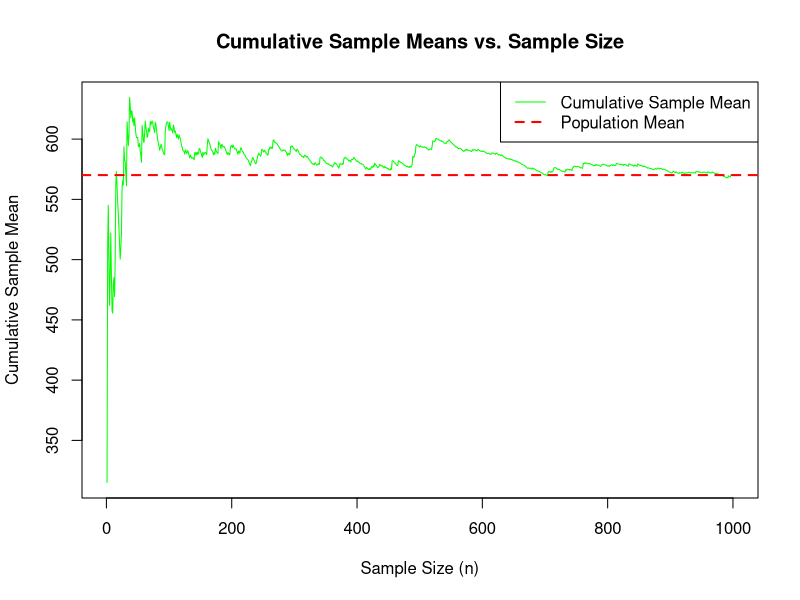
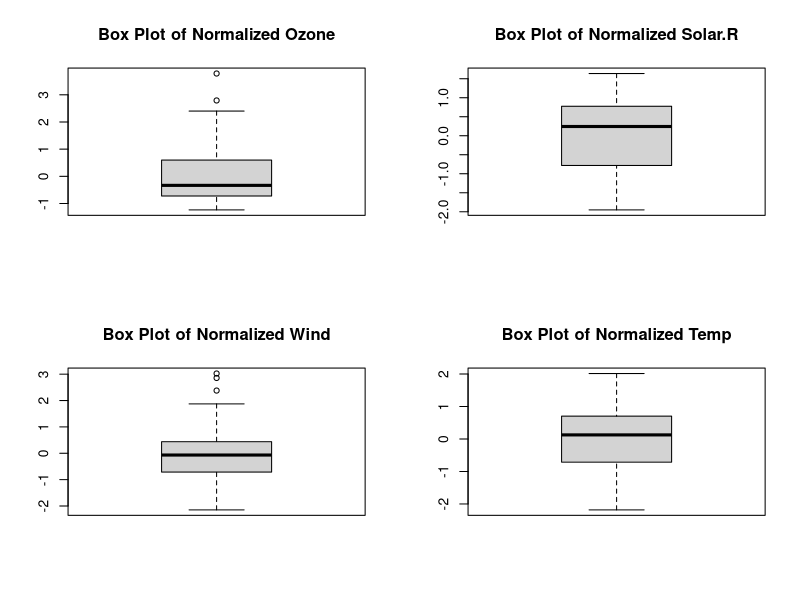

Reproduce these figures in R, in order.
## ---- chunk 1
knitr::opts_chunk$set(echo = TRUE)
## ---- chunk 2

# Q1

library(datasets)



cumulative_sample_means_plot <- function(x) {
  n <- length(x)
  cumulative_means <- cumsum(x) / (1:n)
  population_mean <- mean(x)
  
  plot(1:n, cumulative_means, type = 'l', col = 'green', xlab = 'Sample Size (n)', ylab = 'Cumulative Sample Mean',
       main = 'Cumulative Sample Means vs. Sample Size')
  
  abline(h = population_mean, col = 'red', lty = 2, lwd = 2)
  legend('topright', legend = c('Cumulative Sample Mean', 'Population Mean'),
         col = c('green', 'red'), lty = c(1, 2), lwd = c(1, 2))
}


set.seed(123)  
n <- 1000
sample_data <- sample(rivers, size = n, replace = TRUE)
cumulative_sample_means_plot(sample_data)



## ---- chunk 3
#Q2


library(datasets)
data(airquality)
head(airquality)


response_variable <- airquality$Ozone
explanatory_variables <- airquality[, c("Solar.R", "Wind", "Temp")]
complete_cases <- complete.cases(response_variable, explanatory_variables)
response_variable <- response_variable[complete_cases]
explanatory_variables <- explanatory_variables[complete_cases, ]
mean_response <- mean(response_variable)
sd_response <- sd(response_variable)
mean_explanatory <- colMeans(explanatory_variables)
sd_explanatory <- apply(explanatory_variables, 2, sd)
normalized_response <- (response_variable - mean_response) / sd_response
normalized_explanatory <- scale(explanatory_variables)


n <- nrow(normalized_explanatory)  
p <- ncol(normalized_explanatory)  
X <- cbind(1, normalized_explanatory)

beta_hat <- solve(t(X) %*% X) %*% t(X) %*% normalized_response
par(mfrow = c(2, 2))  

# Response variable
boxplot(normalized_response, main = "Box Plot of Normalized Ozone")

# Explanatory variables
for (i in 1:p) {
  boxplot(normalized_explanatory[, i], main = paste("Box Plot of Normalized", colnames(normalized_explanatory)[i]))
}

par(mfrow = c(1, 1))

## ---- chunk 4
# Q3



majors <- c("Mathematics", "Statistics", "Computer Science", "Management", "Physics", "Engineering")


student.list <- data.frame(
  major = sample(majors, 18, replace = TRUE),
  midterm = sample(0:20, 18, replace = TRUE),
  final = sample(0:50, 18, replace = TRUE)
)

print(student.list)

max_midterm_grade <- max(student.list$midterm)
max_final_grade <- max(student.list$final)
students_highest_midterm <- student.list[student.list$midterm == max_midterm_grade, ]
students_highest_final <- student.list[student.list$final == max_final_grade, ]
students_highest_grades <- rbind(students_highest_midterm, students_highest_final)


cat("Students with the highest midterm or final grade:\n")
print(students_highest_grades)


midterm_mean_high_final <- mean(student.list$midterm[student.list$final >= 30])
cat("Midterm grade mean for students with a final grade >= 30:", midterm_mean_high_final, "\n")




## ---- chunk 5
# Q4


rearrange_data <- function(data, x) {
  if (!x %in% colnames(data)) {
    stop("Does not exist.")
  }
  
  data <- data[order(-data[[x]]), ]
  return(data)
}

rearranged_student_list <- rearrange_data(student.list, 'final')
print(rearranged_student_list)

## ---- chunk 6
# Q5


library(datasets)
calculate_data_features <- function(data) {
  column_names <- colnames(data)
  means_and_sds <- rbind(apply(data, 2, mean), apply(data, 2, sd))
  
 
  n <- nrow(data)
  p <- ncol(data)
  pooled_mean <- sum(rowSums(means_and_sds) * colSums(data)) / (n * p)
  pooled_variance <- sum((n - 1) * apply(data, 2, var)) / (n - p)
  
  features <- list(
    name = column_names,
    measures = means_and_sds,
    'pooled mean' = pooled_mean,
    'pooled variance' = pooled_variance
  )
  
  return(features)
}

data(cars)
cars_features <- calculate_data_features(cars)
print(cars_features)


## ---- chunk 7
# Q6


library(datasets)
data(airquality)

set.seed(123)
population <- airquality[sample(nrow(airquality), 100), ]
num_folds <- 5


cross_validation_regression <- function(data, x_cols, response_col, num_folds) {
  rmse_values <- numeric(num_folds)
  
  for (i in 1:num_folds) {
    fold_size <- nrow(data) / num_folds
    test_indices <- ((i - 1) * fold_size + 1):(i * fold_size)
    train_data <- data[-test_indices, ]
    test_data <- data[test_indices, ]
    
    if (anyNA(train_data) || anyNA(test_data)) {
      print("NA \n")
      train_data <- na.omit(train_data)
      test_data <- na.omit(test_data)
    }
    
    X_train <- as.matrix(train_data[, x_cols])
    y_train <- train_data[, response_col]
    X_test <- as.matrix(test_data[, x_cols])
    beta_hat <- solve(t(X_train) %*% X_train) %*% t(X_train) %*% y_train
    y_pred <- X_test %*% beta_hat
    rmse <- sqrt(mean((test_data[, response_col] - y_pred)^2))
    rmse_values[i] <- rmse
  }
  
  return(rmse_values)
}


x_cols <- c("Solar.R", "Wind", "Temp")
response_col <- "Ozone"
rmse_values <- cross_validation_regression(population, x_cols, response_col, num_folds)


overall_rmse <- sqrt(mean(rmse_values^2))
print(overall_rmse)

 

## ---- chunk 8
# Q7


set.seed(123)
n <- 6607
letters_vector <- sample(letters, n, replace = TRUE)

frequency_table <- table(letters_vector)
print(frequency_table)

odd_frequency_letters <- names(frequency_table[frequency_table %% 2 != 0])
print(odd_frequency_letters)

## ---- chunk 9
# Q8


set.seed(123)
Y <- matrix(rnorm(36, mean = 10, sd = 3), nrow = 6, ncol = 6)
print(Y)


Y_inverse <- solve(Y)
print(Y_inverse)


identity_matrix <- Y %*% Y_inverse
is_identity <- all.equal(identity_matrix, diag(6))
print(is_identity)


## ---- chunk 10
# Q9


numbers <- 1001:6601
result <- numbers[numbers %% 7 == 0 & numbers %% 11 == 0 & numbers %% 5 != 0]
print(result)


## ---- chunk 11
# 10


p_head <- 0.73
num_tosses <- 256

toss_results <- sample(c("H", "T"), num_tosses, replace = TRUE, prob = c(p_head, 1 - p_head))
num_heads <- sum(toss_results == "H")

estimated_p_head <- num_heads / num_tosses

# Print the results
cat("Number of Heads:", num_heads, "\n")
cat("Estimated probability of getting heads:", estimated_p_head, "\n")



